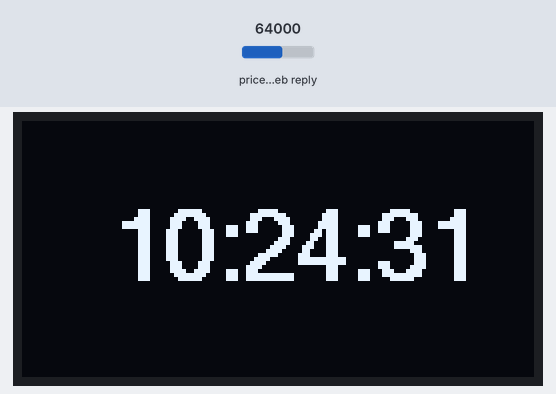
Bench run of a sketch on a simulated ESP8266 (NodeMCU). Parts: 128×64 one-colour display. Inputs (shaded band) come from the test bench; at power-on: price in the web reply 64000. WiFi joins after 1.5 s; servers stay silent unless stated; network time is answered at once with the bench clock; the local clock reads 2024-03-15 10:24:30 at power-on unless the sketch sets it; web services answer with replies made up by the test bench; what the sketch prints to the serial monitor is not drawn.

Above: at 2.8 s.
2.9 s: price in the web reply set to 21580
At 5.28 s:
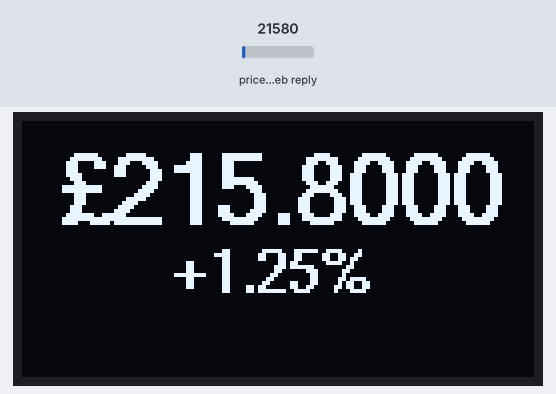
At 5.92 s:
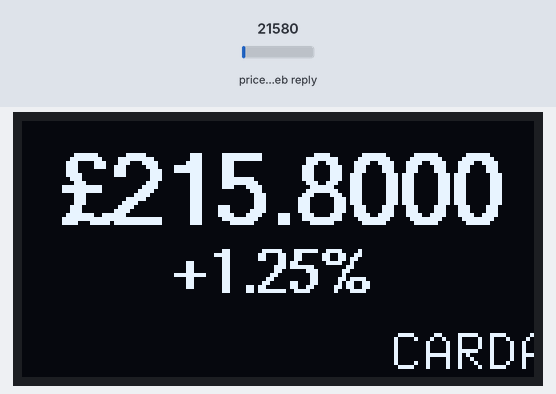

The sketch:

Coingecko-Json-Serial-OLED-GitHub.ino
```cpp
/*------------------------------------------------------------------------------
  14-23 April 2021
  Author: Abdul-Khaliq Nathekar
  Platforms: ESP8266
  Language: C++/Arduino
  File: Coingecko-Json-Serial-OLED-GitHub.ino
  ------------------------------------------------------------------------------
  Description:
  Code demonstrating parsing json data from Coingecko.com API to fetch
  the current price of various crypto coins.

  Make sure all libraries are up-to-date.  Use ArduinoJson V7
  ------------------------------------------------------------------------------
  Change log:

  V1.00
  First Release
  1. Secure-connect and get data from Coingecko.com API
  2. Parse Json test text string and send to serial monitor

  V1.01
  1. Incoporate Time & Date retrieval from NTP server

  V2.00
  1. Added 128x64 I2C OLED
  2. Send required data to OLED

  V2.01
  1. Format placement of data along with appropriate typeface
  2. Adde price change in 24hrs

  V2.02
  1. Centre price on OLED
  2. Removed PageBuffers for U8g2 printing

   V2.03 - 16 Oct 2021
  1. Updated Coingecko Fingerprint

   V2.04 - 30 Apr 2023
  1. Updated Coingecko Fingerprint

   V2.05 - 24 Aug 2023
  1. Updated Coingecko Fingerprint

    3.00 - 21 Nov 2024
  1. Disable SSL certificate validation, negating the need to use SSL Fingerprint.
  2. Incorporating ArduinoJSON v7, so no requirement to allocate space for JsonDocument []
  ------------------------------------------------------------------------------*/


#include <ESP8266WiFi.h>
#include <ESP8266HTTPClient.h>
#include <ArduinoJson.h>
#include <NTPClient.h>
#include <WiFiUdp.h>
#include <Wire.h>
#include <U8g2lib.h>

U8G2_SSD1306_128X64_NONAME_F_HW_I2C u8g2(U8G2_R0, /* reset=*/ U8X8_PIN_NONE);

//Insert your local WiFi network details here.
const char* ssid     = "SSID";
const char* password = "WiFi_Password";

WiFiUDP ntpUDP;
// You may change the NTP server address to one of your choosing below.
NTPClient timeClient(ntpUDP, "0.uk.pool.ntp.org", 3600, 60000);

// Modify your API URL/string to retrieve coin prices of your choosing.  Check out: https://www.coingecko.com/en/api#explore-api
#define CG_URL "https://api.coingecko.com/api/v3/simple/price?ids=verasity%2Cbitcoin%2Ccardano%2Cenjincoin%2Cripple%2Clivepeer&vs_currencies=gbp%2Cusd&include_last_updated_at=true&include_24hr_change=true"

// SSL SHA-1 Fingerprint may be retrieved from your browser. e.g. for Chrome, Right-click the Padlock inthe address bar, select Certificate.
// Expand Details, scroll down to Fingerprints, copy the 20-byte SHA-1 key and paste below

// If data retrieval fails (Site response code -1,) you may need to update the site Fingerprint.
// Don't use www.grc.com.  This site isn't always up-to-date.
// The best way is to view the SHA1 Fingerprint directly on you browser.
// Use the above URL on line 62 in your browser.
// Once you have the retrieved JSON displayed, use your browser's security tab to view the SHA1 fingerprint.
// Copy and paste below.
//const char *fingerprint  = "0F 5E D5 EA 64 AE 5D A4 B3 CE A3 16 DC 90 12 02 56 3B 90 B9";

String payload = "{}";


void setup()
{
  Serial.begin(115200);
  Serial.setDebugOutput(false);
  delay(10);

  u8g2.begin();
  u8g2.enableUTF8Print();

  //  Serial.println();
  //  Serial.println();
  //  Serial.print("Connecting to ");
  //  Serial.println(ssid);

  WiFi.begin(ssid, password);
  u8g2.clearBuffer();
  u8g2.setFont(u8g2_font_helvB08_tf); // choose a suitable font

  u8g2.setCursor(1, 15);
  u8g2.print("Connecting to ");
  u8g2.setCursor(1, 25);
  u8g2.print(ssid);
  u8g2.setCursor(1, 35);

  while (WiFi.status() != WL_CONNECTED)
  {
    delay(500);
    //    Serial.print(".");
    u8g2.print(".");
    u8g2.sendBuffer();
  }

  timeClient.begin();
  //  timeClient.setTimeOffset(1);

  //  Serial.println("");
  //  Serial.println("WiFi connected");
  //  Serial.print("IP address: ");
  //  Serial.println(WiFi.localIP());
}


void loop()
{
  // Check WiFi Status
  if (WiFi.status() == WL_CONNECTED)
  {
    // Instanciate Secure HTTP communication
    WiFiClientSecure client;
    client.setInsecure();
   // client.setFingerprint(fingerprint);
    HTTPClient http;  //Object of class HTTPClient

    delay(200);

    // Get NTP Time and print to Serial monitor
    while (!timeClient.update()) {
      timeClient.forceUpdate();
    }
    Serial.println();
    Serial.print("Time     - ");
    Serial.println(timeClient.getFormattedTime());

    // Display Time on OLED
    u8g2.clearBuffer();
    u8g2.setFont(u8g2_font_helvB18_tf);
    u8g2.setCursor(23, 40);
    u8g2.print(timeClient.getFormattedTime());
    u8g2.sendBuffer();

    delay (3000);
    payload = "{}";

    // Send Coingecko query URL
    http.begin(client, CG_URL);
    http.useHTTP10(true);

    //    Serial.println();
    //    Serial.print("Coingecko URL - ");
    //    Serial.println(CG_URL);

    // Get response code in order to decide if API determined request as valid.
    int httpCode = http.GET();
    //    Serial.print("Site Response : ");
    //    Serial.println(httpCode);

    // Check the returning code
    if (httpCode > 0) {
      // Get the request response payload (Price data)
      payload = http.getString();

      // Parsing
      //      Serial.print("Json String - ");
      //      Serial.println(payload);

      // If you add or remove any parameters from the URL query, head over to the ArduinoJson Assistant to determine the size of the buffer.
      // https://arduinojson.org/v6/assistant/
      // Ensure V7 of the ArduinoJson library is installled.
      //StaticJsonDocument<800> doc;
      JsonDocument doc;

      DeserializationError error = deserializeJson(doc, payload);
      if (error) {
        Serial.print(F("deserializeJson() failed: "));
        Serial.println(error.f_str());
        delay(5000);
        return;
      }

      // Parameters
      // The ArduinoJson assistant will generate your readable parameters.  Paste them here and remove any that you don't need.
      JsonObject ripple = doc["ripple"];
      double ripple_gbp = ripple["gbp"]; // 0.949746
      double ripple_gbp_24h_change = ripple["gbp_24h_change"]; // -3.554174217019491
      double ripple_usd = ripple["usd"]; // 1.32
      //      double ripple_usd_24h_change = ripple["usd_24h_change"]; // -3.6005246399970887
      //      long ripple_last_updated_at = ripple["last_updated_at"]; // 1619044798

      JsonObject cardano = doc["cardano"];
      double cardano_gbp = cardano["gbp"]; // 0.876531
      double cardano_gbp_24h_change = cardano["gbp_24h_change"]; // -3.4183415615054225
      double cardano_usd = cardano["usd"]; // 1.22
      //      double cardano_usd_24h_change = cardano["usd_24h_change"]; // -3.4647572636282584
      //      long cardano_last_updated_at = cardano["last_updated_at"]; // 1619044755

      JsonObject bitcoin = doc["bitcoin"];
      double bitcoin_gbp = bitcoin["gbp"]; // 39068
      double bitcoin_gbp_24h_change = bitcoin["gbp_24h_change"]; // -3.7228749254037727
      double bitcoin_usd = bitcoin["usd"]; // 54422
      double bitcoin_usd_24h_change = bitcoin["usd_24h_change"]; // -3.778129914824945
      long bitcoin_last_updated_at = bitcoin["last_updated_at"]; // 1619044823

      JsonObject verasity = doc["verasity"];
      double verasity_gbp = verasity["gbp"]; // 0.0266054
      double verasity_gbp_24h_change = verasity["gbp_24h_change"]; // -5.726089874347541
      double verasity_usd = verasity["usd"]; // 0.03706132
      //      double verasity_usd_24h_change = verasity["usd_24h_change"]; // -5.771396507108699
      //      long verasity_last_updated_at = verasity["last_updated_at"]; // 1619044699

      JsonObject enjincoin = doc["enjincoin"];
      double enjincoin_gbp = enjincoin["gbp"]; // 1.83
      double enjincoin_gbp_24h_change = enjincoin["gbp_24h_change"]; // -0.06487692122149383
      double enjincoin_usd = enjincoin["usd"]; // 2.54
      //      double enjincoin_usd_24h_change = enjincoin["usd_24h_change"]; // -0.11290424834960369
      //      long enjincoin_last_updated_at = enjincoin["last_updated_at"]; // 1619044789

      JsonObject livepeer = doc["livepeer"];
      double livepeer_gbp = livepeer["gbp"]; // 22.34
      double livepeer_gbp_24h_change = livepeer["gbp_24h_change"]; // 5.70284426500335
      double livepeer_usd = livepeer["usd"]; // 31.12
      //      double livepeer_usd_24h_change = livepeer["usd_24h_change"]; // 5.642179703851018
      //      long livepeer_last_updated_at = livepeer["last_updated_at"]; // 1619044791

      long epoch = doc["bitcoin"]["last_updated_at"];
      // epoch = (epoch / 86400) + 25569;  Date

      // Convert Bitcoin "updated Epoch Time" into readable format
      epoch = epoch + 3600  ; //ADD 1 Hours (For GMT+1)
      // print the hour, minute and second:
      int hr    = (epoch  % 86400L) / 3600;
      int minit = (epoch % 3600) / 60;
      int sec   = (epoch % 60);

      // Send HH:MM:SS time to serial monitor
      Serial.print("Updated  - ");
      if (hr < 10) {
        Serial.print("0");
      }
      Serial.print(hr);
      Serial.print(":");
      if (minit < 10) {
        Serial.print("0");
      }
      Serial.print(minit);
      Serial.print(":");
      if (sec < 10) {
        Serial.print("0");
      }
      Serial.println(sec);
      Serial.println();

      // Edit below your coin holdings
      double holdings_cardano  =  1000.555;
      double holdings_bitcoin  =  2;
      double holdings_verasity =  2000.5443;
      double holdings_enjin    =  1000.0324;
      double holdings_ripple   =  5000;
      double holdings_livepeer =  10;

      // Send information from Json payload of your choosing to the serial monitor
      Serial.print("Cardano  - £");
      Serial.print(cardano_gbp, 4);
      Serial.print("     $");
      Serial.print(cardano_usd);
      Serial.print("       £");
      Serial.println(cardano_gbp * holdings_cardano);
      Serial.println();

      Serial.print("Bitcoin  - £");
      Serial.print(bitcoin_gbp);
      Serial.print("   $");
      Serial.print(bitcoin_usd);
      Serial.print("   £");
      Serial.println(bitcoin_gbp * holdings_bitcoin);
      Serial.println();

      Serial.print("Verasity - £");
      Serial.print(verasity_gbp, 4);
      Serial.print("     $");
      Serial.print(verasity_usd);
      Serial.print("       £");
      Serial.println(verasity_gbp * holdings_verasity);
      Serial.println();

      Serial.print("Enjin    - £");
      Serial.print(enjincoin_gbp, 4);
      Serial.print("     $");
      Serial.print(enjincoin_usd);
      Serial.print("       £");
      Serial.println(enjincoin_gbp * holdings_enjin);
      Serial.println();

      Serial.print("XRP      - £");
      Serial.print(ripple_gbp, 4);
      Serial.print("     $");
      Serial.print(ripple_usd);
      Serial.print("       £");
      Serial.println(ripple_gbp * holdings_ripple);
      Serial.println();

      Serial.print("Livepeer - £");
      Serial.print(livepeer_gbp);
      Serial.print("      $");
      Serial.print(livepeer_usd);
      Serial.print("      £");
      Serial.println(livepeer_usd * holdings_livepeer);

      Serial.println();
      Serial.print("Holdings - £");

      double holdings =
        (cardano_gbp   * holdings_cardano) +
        (bitcoin_gbp   * holdings_bitcoin) +
        (verasity_gbp  * holdings_verasity) +
        (enjincoin_gbp * holdings_enjin) +
        (ripple_gbp    * holdings_ripple) +
        (livepeer_gbp  * holdings_livepeer);

      Serial.println(holdings);
      Serial.println();
      Serial.println();
      Serial.println();
      Serial.println();

      // Send coin prices to OLED.
      // Parameters are a. Scrolling string, b. Currency Price, c. Decimal Places, d. Currency Price Change, e. Currency Symbol
      draw("CARDANO - ADA",    cardano_gbp,   4,  cardano_gbp_24h_change,   "£");
      draw("BITCOIN - BTC",    bitcoin_gbp,   0,  bitcoin_gbp_24h_change,   "£");
      draw("BITCOIN - BTC",    bitcoin_usd,   0,  bitcoin_usd_24h_change,   "$");
      draw("VERASITY - VRA",   verasity_gbp,  5,  verasity_gbp_24h_change,  "£");
      draw("ENJIN COIN - ENJ", enjincoin_gbp, 2,  enjincoin_gbp_24h_change, "£");
      draw("RIPPLE - XRP",     ripple_gbp,    4,  ripple_gbp_24h_change,    "£");
      draw("LIVEPEER - LPT",   livepeer_gbp,  2,  livepeer_gbp_24h_change,  "£");
      draw("HOLDINGS  ",       holdings,      2,  0,                        "£");
    }
    http.end();   //Close connection
  }
}

// The helper functions below are direct copies from the u8g2 example set with some modification
/*
  Draw a string with specified pixel offset.
  The offset can be negative.
  Limitation: The monochrome font with 8 pixel per glyph
*/
void drawScrollString(int16_t offset, const char *s)
{
  static char buf[36];  // should for screen with up to 256 pixel width
  size_t len;
  size_t char_offset = 0;
  u8g2_uint_t dx = 0;
  size_t visible = 0;
  len = strlen(s);
  if ( offset < 0 )
  {
    char_offset = (-offset) / 8;
    dx = offset + char_offset * 8;
    if ( char_offset >= u8g2.getDisplayWidth() / 8 )
      return;
    visible = u8g2.getDisplayWidth() / 8 - char_offset + 1;
    strncpy(buf, s, visible);
    buf[visible] = '\0';
    u8g2.setFont(u8g2_font_8x13_mf);
    u8g2.drawStr(char_offset * 8 - dx, 62, buf);
  }
  else
  {
    char_offset = offset / 8;
    if ( char_offset >= len )
      return; // nothing visible
    dx = offset - char_offset * 8;
    visible = len - char_offset;
    if ( visible > u8g2.getDisplayWidth() / 8 + 1 )
      visible = u8g2.getDisplayWidth() / 8 + 1;
    strncpy(buf, s + char_offset, visible);
    buf[visible] = '\0';
    u8g2.setFont(u8g2_font_8x13_mf);
    u8g2.drawStr(-dx, 62, buf);
  }
}

void draw(char *s, double coinprice, int prec, double change, String currency)
{
  int16_t offset = -(int16_t)u8g2.getDisplayWidth();
  int16_t len = strlen(s);

  // Calculate for centring of Price
  char pricelen[10];
  dtostrf(coinprice, 4, prec, pricelen);
  int xPos = 64 - (((strlen(pricelen)) * 11) / 2);

  for (;;)
  {
    u8g2.clearBuffer();
    u8g2.setFont(u8g2_font_helvB18_tf);
    u8g2.setCursor(xPos - 11, 26);
    u8g2.print(currency);
    u8g2.print(coinprice, prec);

    if (change != 0) {
      u8g2.setFont(u8g2_font_helvB10_tf);
      u8g2.setCursor(38, 43);
      if (change > 0) {
        u8g2.print("+");
      }
      u8g2.print(change, 2);
      u8g2.print("%");
    }

    drawScrollString(offset, s);
    u8g2.sendBuffer();
    delay(10);
    offset += 2;
    if ( offset > len * 8 + 1 )
      break;
  }
}
```
